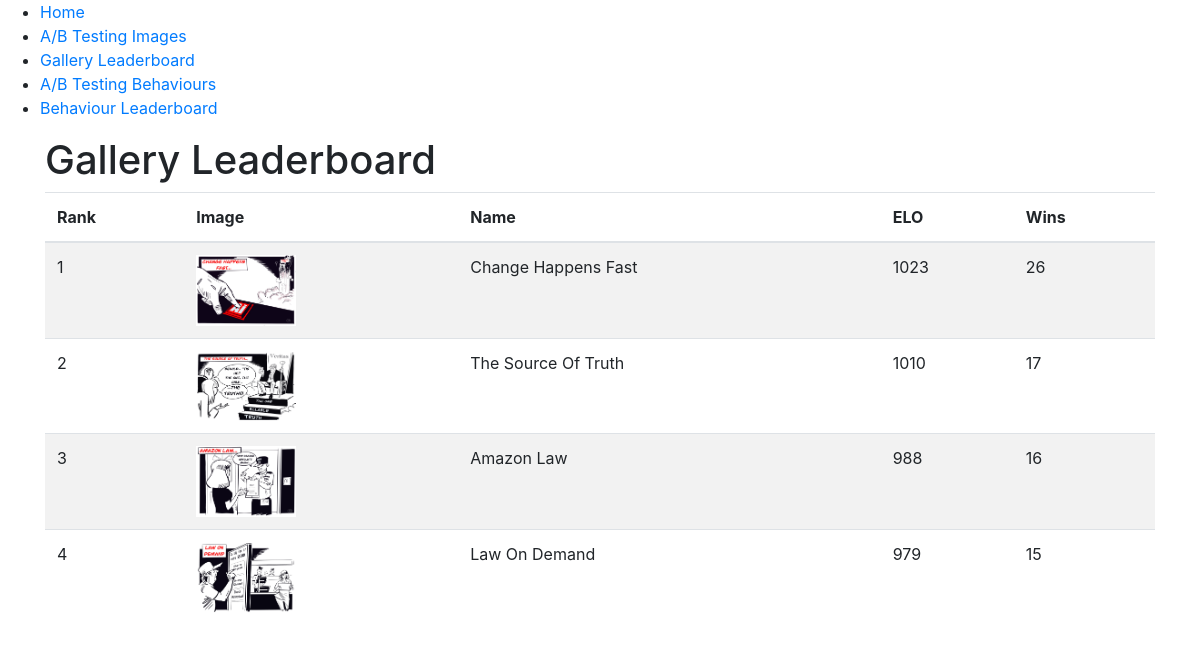
Before: /gallery_leaderboard with the older database file.
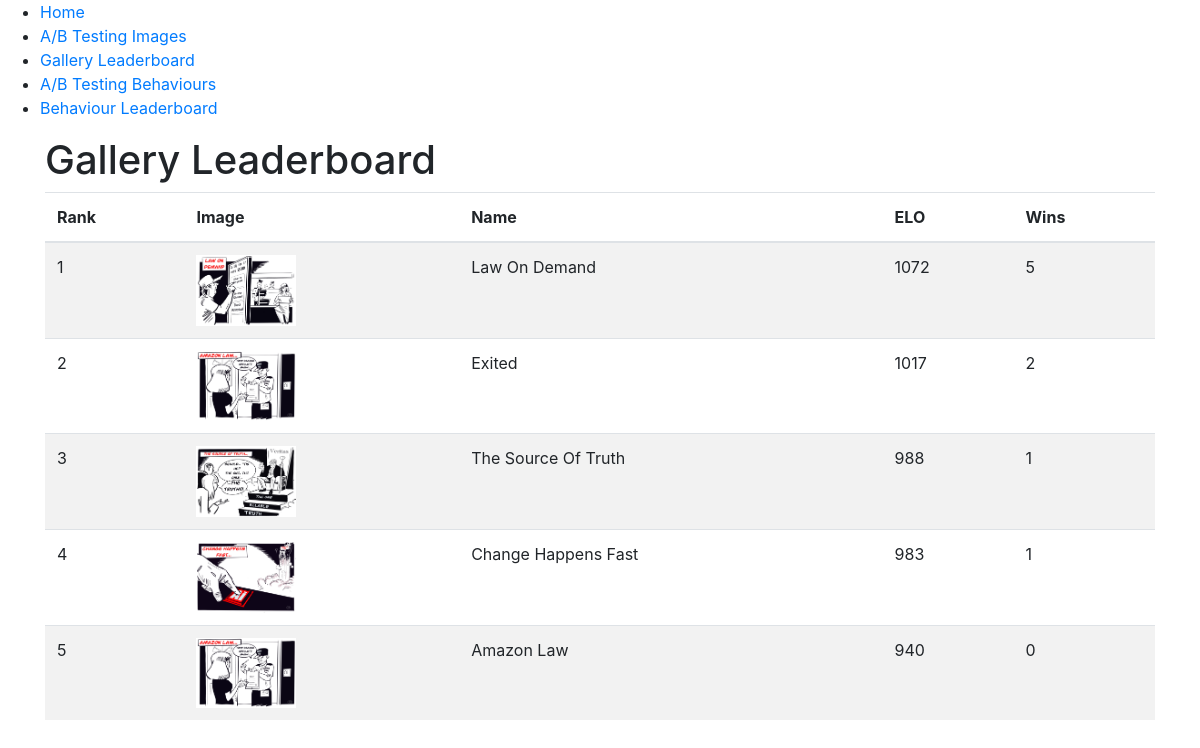
After: the same page with the newer database file.
### tables this page shows
CREATE TABLE Gallery (
            id INTEGER PRIMARY KEY AUTOINCREMENT,
            PathToImage TEXT NOT NULL,
            Name TEXT NOT NULL,
            Description TEXT,
            ELO INTEGER DEFAULT 1000,
            Wins INTEGER DEFAULT 0
        );

### app.py (the view)
@app.route('/gallery_leaderboard')
def gallery_leaderboard():
    leaderboard = get_gallery_leaderboard()
    return render_template('gallery_leaderboard.html', leaderboard=leaderboard)

### utils.py (called while the page is built)
def get_gallery_leaderboard(limit=10):
    conn = sqlite3.connect('treehouse.db')
    cursor = conn.cursor()
    try:
        cursor.execute("SELECT PathToImage, Name, ELO, Wins FROM Gallery ORDER BY ELO DESC LIMIT ?", (limit,))
        leaderboard = cursor.fetchall()
        return leaderboard
    except Exception as e:
        print(f"Error retrieving gallery leaderboard: {e}")
        return []
    finally:
        conn.close()

### templates/gallery_leaderboard.html
{% extends 'base.html' %}
{% block content %}
    <h1>Gallery Leaderboard</h1>
    <table class="table table-striped">
        <thead>
            <tr>
                <th>Rank</th>
                <th>Image</th>
                <th>Name</th>
                <th>ELO</th>
                <th>Wins</th>
            </tr>
        </thead>
        <tbody>
            {% for item in leaderboard %}
                <tr>
                    <td>{{ loop.index }}</td>
                    <td>
                        <img src="{{ url_for('static', filename=item[0]) }}"
                             alt="{{ item[1] }}"
                             class="img-fluid"
                             style="max-width: 100px;">
                    </td>
                    <td>{{ item[1] }}</td>
                    <td>{{ item[2] }}</td>
                    <td>{{ item[3] }}</td>
                </tr>
            {% endfor %}
        </tbody>
    </table>
{% endblock %}

### templates/base.html (shortened to what this page needs)
<!DOCTYPE html>
<html lang="en">
<head>
    <link rel="stylesheet" href="{{ url_for('static', filename='css/style.css') }}">
    <link rel="stylesheet" href="https://cdn.jsdelivr.net/npm/bootstrap@4.6.2/dist/css/bootstrap.min.css">
</head>
<body>
    <nav>
        <ul>
            <li><a href="{{ url_for('index') }}">Home</a></li>
            <li><a href="{{ url_for('ab_testing_images') }}">A/B Testing Images</a></li>
            <li><a href="{{ url_for('gallery_leaderboard') }}">Gallery Leaderboard</a></li>
            <li><a href="{{ url_for('ab_testing_behaviours') }}">A/B Testing Behaviours</a></li>
            <li><a href="{{ url_for('behaviour_leaderboard') }}">Behaviour Leaderboard</a></li>
        </ul>
    </nav>
    <div class="container">
        {% block content %}{% endblock %}
    </div>
</body>
</html>

### static/css/style.css (style rules this page uses)
.img-fluid { max-width: 100%; height: auto; }

Changed rows visible on the page:
changed Gallery "Law On Demand": ELO "979" → "1072"; Wins "15" → "5"; moves up the list
added Gallery: PathToImage (picture), Name "Exited", ELO "1017", Wins "2"
changed Gallery "The Source Of Truth": ELO "1010" → "988"; Wins "17" → "1"; moves down the list
changed Gallery "Change Happens Fast": ELO "1023" → "983"; Wins "26" → "1"
changed Gallery "Amazon Law": ELO "988" → "940"; Wins "16" → "0"
